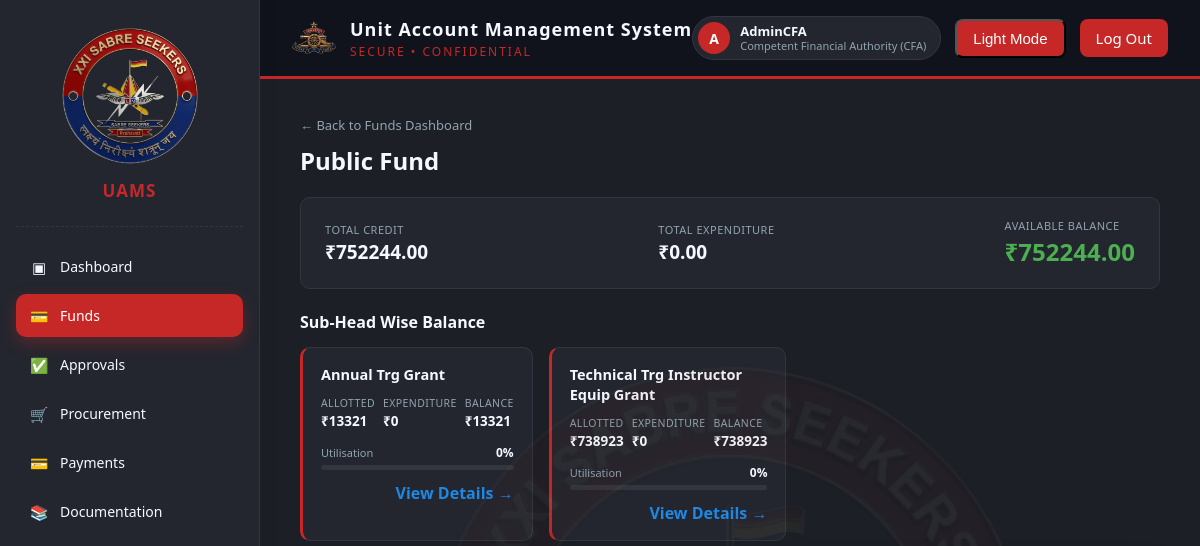
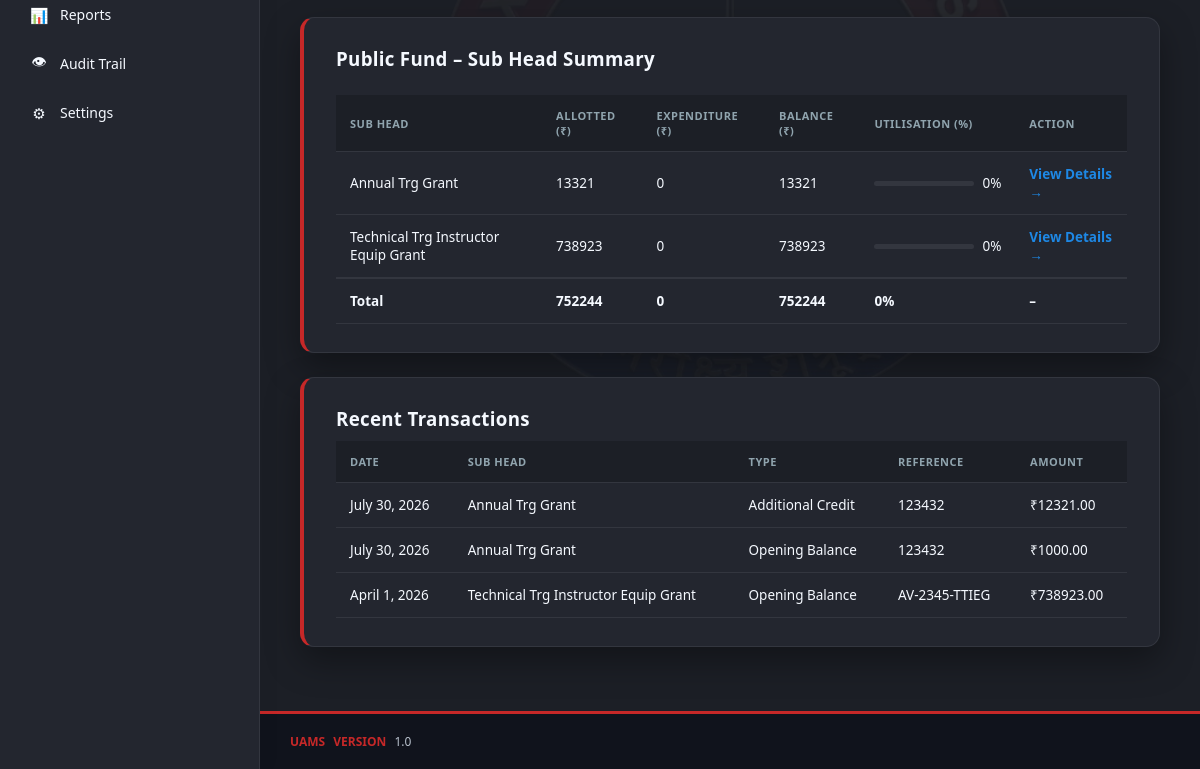
/finance/funds/95928cb2-1ea1-4e2d-93f0-b0ba2e22559a/ (signed in), run on an earlier commit of the app's database (2 pictures, top to bottom).
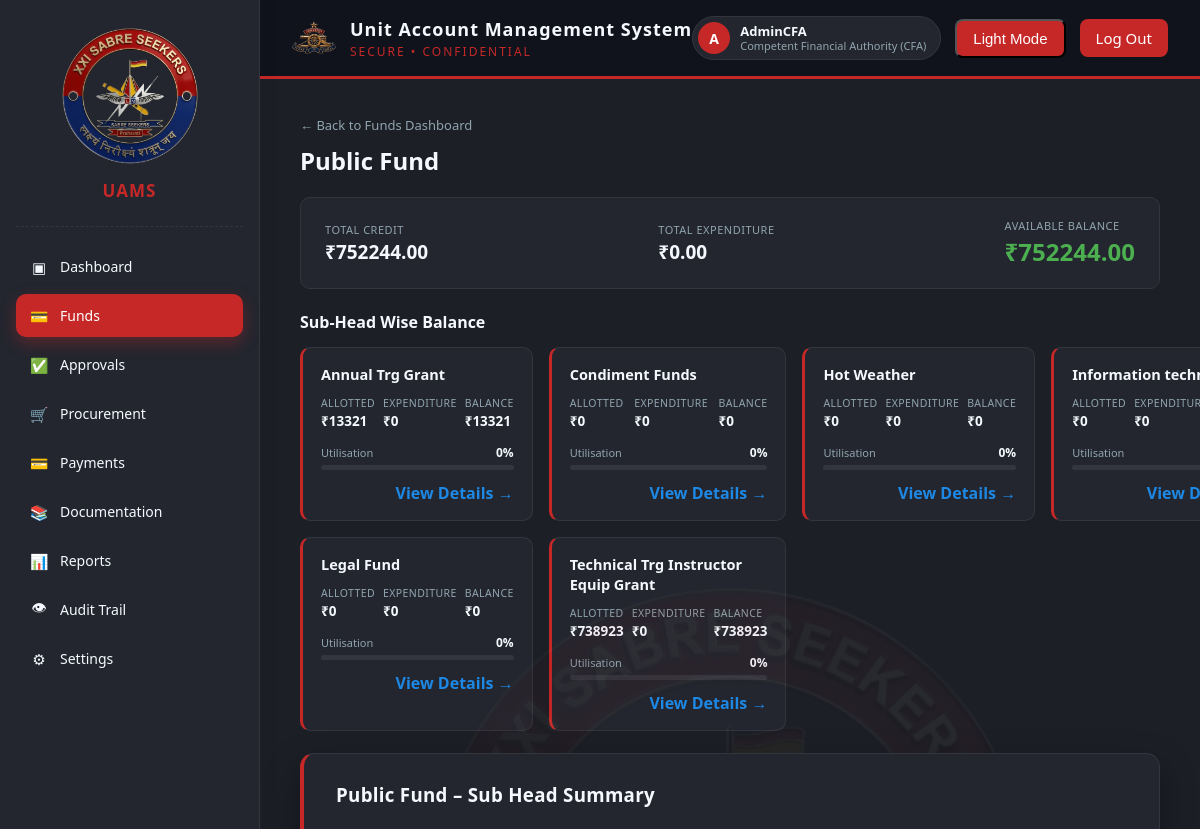
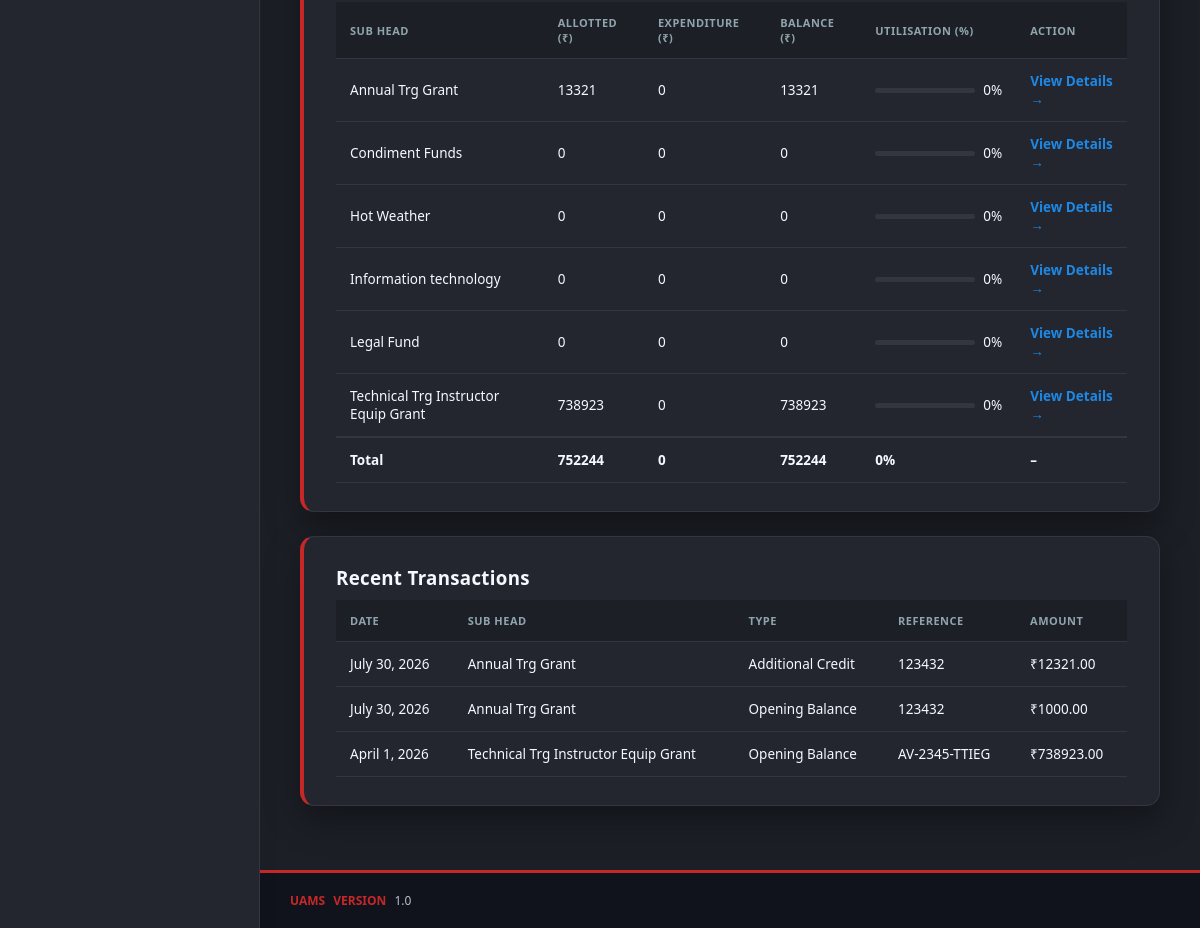
And on a later commit of the database (2 pictures, top to bottom).
### masterdata/models.py (models this page shows, shortened)
class SubHead(CoreModel):
    fund_head = models.ForeignKey(
        FundHead, on_delete=models.PROTECT, related_name="sub_heads"
    )
    name = models.CharField(max_length=150)
    code = models.CharField(max_length=20)
    is_active = models.BooleanField(default=True)
    class Meta:
        db_table = "md_sub_heads"
        ordering = ["fund_head__name", "name"]
        unique_together = ("fund_head", "code")
        verbose_name_plural = "Sub Heads"

### finance/models.py (models this page shows, shortened)
class FundTransaction(CoreModel):
    TRANSACTION_TYPE_CHOICES = [
        ("OPENING", "Opening Balance"),
        ("CREDIT", "Additional Credit"),
        ("EXPENDITURE", "Actual Expenditure"),
        ("CREDIT_REVERSAL", "Credit Reversal"),
        ("EXPENDITURE_REVERSAL", "Expenditure Reversal"),
        ("ADJUSTMENT_CREDIT", "Credit Adjustment"),
        ("ADJUSTMENT_DEBIT", "Debit Adjustment"),
    ]
    financial_year = models.ForeignKey(
        FinancialYear,
        on_delete=models.PROTECT,
        related_name="fund_transactions",
    )
    sub_head = models.ForeignKey(
        SubHead,
        on_delete=models.PROTECT,
        related_name="fund_transactions",
    )
    transaction_type = models.CharField(
        max_length=30,
        choices=TRANSACTION_TYPE_CHOICES,
    )
    amount = models.DecimalField(
        max_digits=15,
        decimal_places=2,
        validators=[MinValueValidator(Decimal("0.01"))],
    )
    transaction_date = models.DateField(
        default=timezone.localdate,
    )
    fund_entry = models.OneToOneField(
        FundEntry,
        on_delete=models.PROTECT,
        related_name="ledger_transaction",
        blank=True,
        null=True,
    )
    reference_number = models.CharField(
        max_length=100,
        blank=True,
        null=True,
    )
    reference_type = models.CharField(
        max_length=50,
        blank=True,
        null=True,
        help_text="Example: FUND_ENTRY, PAYMENT or REVERSAL.",
    )
    reference_id = models.PositiveBigIntegerField(
        blank=True,
        null=True,
    )
    remarks = models.TextField(
        blank=True,
        null=True,
    )
    is_reversed = models.BooleanField(
        default=False,
    )
    class Meta:
        db_table = "fin_fund_transactions"
        ordering = ["-transaction_date", "-created_at"]
        verbose_name = "Fund Transaction"
        verbose_name_plural = "Fund Transactions"

### finance/views.py (the view)
@login_required
def fund_head_detail(request, pk):
    role = getattr(request.user, "role", None)
    if role not in FUND_ROLES:
        raise PermissionDenied(
            "You are not authorised to access Funds."
        )
    fund_head = get_object_or_404(FundHead, pk=pk)
    fund_txns = FundTransaction.objects.filter(sub_head__fund_head=fund_head)
    summary = _balance_summary(fund_txns)
    if summary["total_credit"] > 0:
        summary["utilisation_pct"] = round(
            (summary["total_expenditure"] / summary["total_credit"]) * 100
        )
    else:
        summary["utilisation_pct"] = 0
    sub_heads = []
    for sh in fund_head.sub_heads.filter(is_active=True).order_by("name"):
        sh_txns = FundTransaction.objects.filter(sub_head=sh)
        sh_summary = _balance_summary(sh_txns)
        if sh_summary["total_credit"] > 0:
            sh_summary["utilisation_pct"] = round(
                (sh_summary["total_expenditure"] / sh_summary["total_credit"]) * 100
            )
        else:
            sh_summary["utilisation_pct"] = 0
        sub_heads.append({"sub_head": sh, **sh_summary})
    recent_transactions = fund_txns.select_related("sub_head").order_by(
        "-transaction_date", "-created_at"
    )[:10]
    context = {
        "fund_head": fund_head,
        "summary": summary,
        "sub_heads": sub_heads,
        "recent_transactions": recent_transactions,
        "role": role,
    }
    return render(request, "finance/fund_head_detail.html", context)

### core_base/models.py (called while the page is built)
    def get_queryset(self):
        return super().get_queryset().filter(is_deleted=False)

### finance/views.py (called while the page is built)
def _balance_summary(transaction_qs):
    totals = transaction_qs.aggregate(
        total_credit=Coalesce(
            Sum("amount", filter=Q(transaction_type__in=CREDIT_TYPES)),
            ZERO,
        ),
        total_expenditure=Coalesce(
            Sum("amount", filter=Q(transaction_type="EXPENDITURE")),
            ZERO,
        ),
        total_debit=Coalesce(
            Sum("amount", filter=Q(transaction_type__in=DEBIT_TYPES)),
            ZERO,
        ),
    )
    totals["available_balance"] = (
        totals["total_credit"] - totals["total_debit"]
    )
    return totals

### templates/finance/fund_head_detail.html (shortened to what the changed rows need)
{% load static %}
<!DOCTYPE html>
<html lang="en">
<head>
  <link rel="stylesheet" href="{% static 'css/style.css' %}">
</head>
<body>
<div class="app-layout">
  {% include 'partials/sidebar.html' with active_nav='funds' %}
  <div class="main-content">
    {% include 'partials/header.html' with active_nav='funds' %}
    <div class="dashboard-shell">
      <h2 class="fhd-title">{{ fund_head.name }}</h2>
      <div class="fhd-card-grid">
        {% for row in sub_heads %}
          <div class="fhd-subhead-card">
            <div class="fhd-subhead-name">{{ row.sub_head.name }}</div>
            <div class="fhd-subhead-row">
              <div>
                <div class="fhd-subhead-label">Allotted</div>
                <div class="fhd-subhead-value">&#8377;{{ row.total_credit|floatformat:0 }}</div>
              </div>
              <div>
                <div class="fhd-subhead-label">Expenditure</div>
                <div class="fhd-subhead-value">&#8377;{{ row.total_expenditure|floatformat:0 }}</div>
              </div>
              <div>
                <div class="fhd-subhead-label">Balance</div>
                <div class="fhd-subhead-value">&#8377;{{ row.available_balance|floatformat:0 }}</div>
              </div>
            </div>
            <div class="fhd-util-row">
              <div class="fhd-util-label">Utilisation</div>
              <span class="fhd-util-pct">{{ row.utilisation_pct }}%</span>
            </div>
            <div class="fhd-progress-track">
            </div>
            <div class="fhd-subhead-action">
              <a href="{% url 'finance:sub-head-detail' row.sub_head.pk %}" class="fhd-link">View Details &rarr;</a>
            </div>
          </div>
        {% empty %}
          <p style="color:var(--text-secondary);">No active Sub Heads under this Fund Head.</p>
        {% endfor %}
      </div>
      <div class="card">
        <table class="fhd-table">
          <thead>
            <tr>
              <th>Sub Head</th>
              <th>Allotted (&#8377;)</th>
              <th>Expenditure (&#8377;)</th>
              <th>Balance (&#8377;)</th>
              <th>Utilisation (%)</th>
              <th>Action</th>
            </tr>
          </thead>
          <tbody>
            {% for row in sub_heads %}
              <tr>
                <td>{{ row.sub_head.name }}</td>
                <td>{{ row.total_credit|floatformat:0 }}</td>
                <td>{{ row.total_expenditure|floatformat:0 }}</td>
                <td>{{ row.available_balance|floatformat:0 }}</td>
                <td>
                  <div class="fhd-table-progress">
                    <div class="fhd-progress-track"><div class="fhd-progress-fill" style="width:{{ row.utilisation_pct }}%;"></div></div>
                    <span>{{ row.utilisation_pct }}%</span>
                  </div>
                </td>
                <td><a href="{% url 'finance:sub-head-detail' row.sub_head.pk %}" class="fhd-link">View Details &rarr;</a></td>
              </tr>
            {% empty %}
              <tr><td colspan="6" class="fhd-empty">No active Sub Heads under this Fund Head.</td></tr>
            {% endfor %}
          </tbody>
        </table>
      </div>
      <div class="card">
        <table class="fhd-table">
          <thead>
            <tr>
              <th>Date</th>
              <th>Sub Head</th>
              <th>Type</th>
              <th>Reference</th>
              <th>Amount</th>
            </tr>
          </thead>
          <tbody>
            {% for txn in recent_transactions %}
              <tr>
                <td>{{ txn.transaction_date }}</td>
                <td>{{ txn.sub_head.name }}</td>
                <td>{{ txn.get_transaction_type_display }}</td>
                <td>{{ txn.reference_number|default:"-" }}</td>
                <td>&#8377;{{ txn.amount }}</td>
              </tr>
            {% empty %}
              <tr><td colspan="5" class="fhd-empty">No transactions recorded yet.</td></tr>
            {% endfor %}
          </tbody>
        </table>
      </div>
    </div>
  </div>
</div>
</body>
</html>

What changed in the data, as far as the page shows it:
added SubHead: sub_head.name "Condiment Funds", total_credit "0", total_expenditure "0", available_balance "0", utilisation_pct "0"
added SubHead: sub_head.name "Hot Weather", total_credit "0", total_expenditure "0", available_balance "0", utilisation_pct "0"
added SubHead: sub_head.name "Information…", total_credit "0", total_expenditure "0", sub_head.name "Information technology", available_balance "0", utilisation_pct "0"
added SubHead: sub_head.name "Legal Fund", total_credit "0", total_expenditure "0", available_balance "0", utilisation_pct "0"
